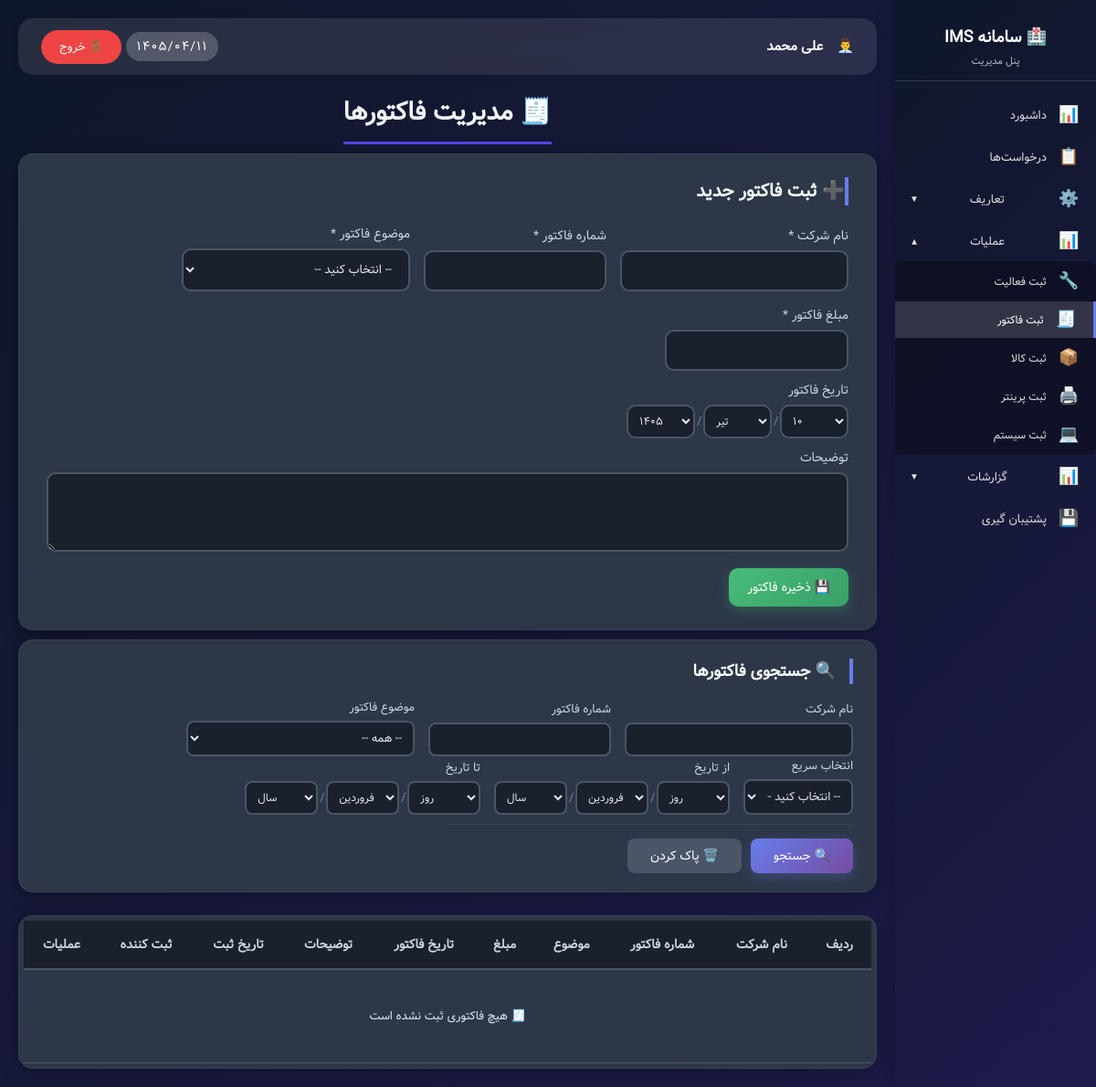
Before: /admin_invoices.php (signed in) with the older database file.
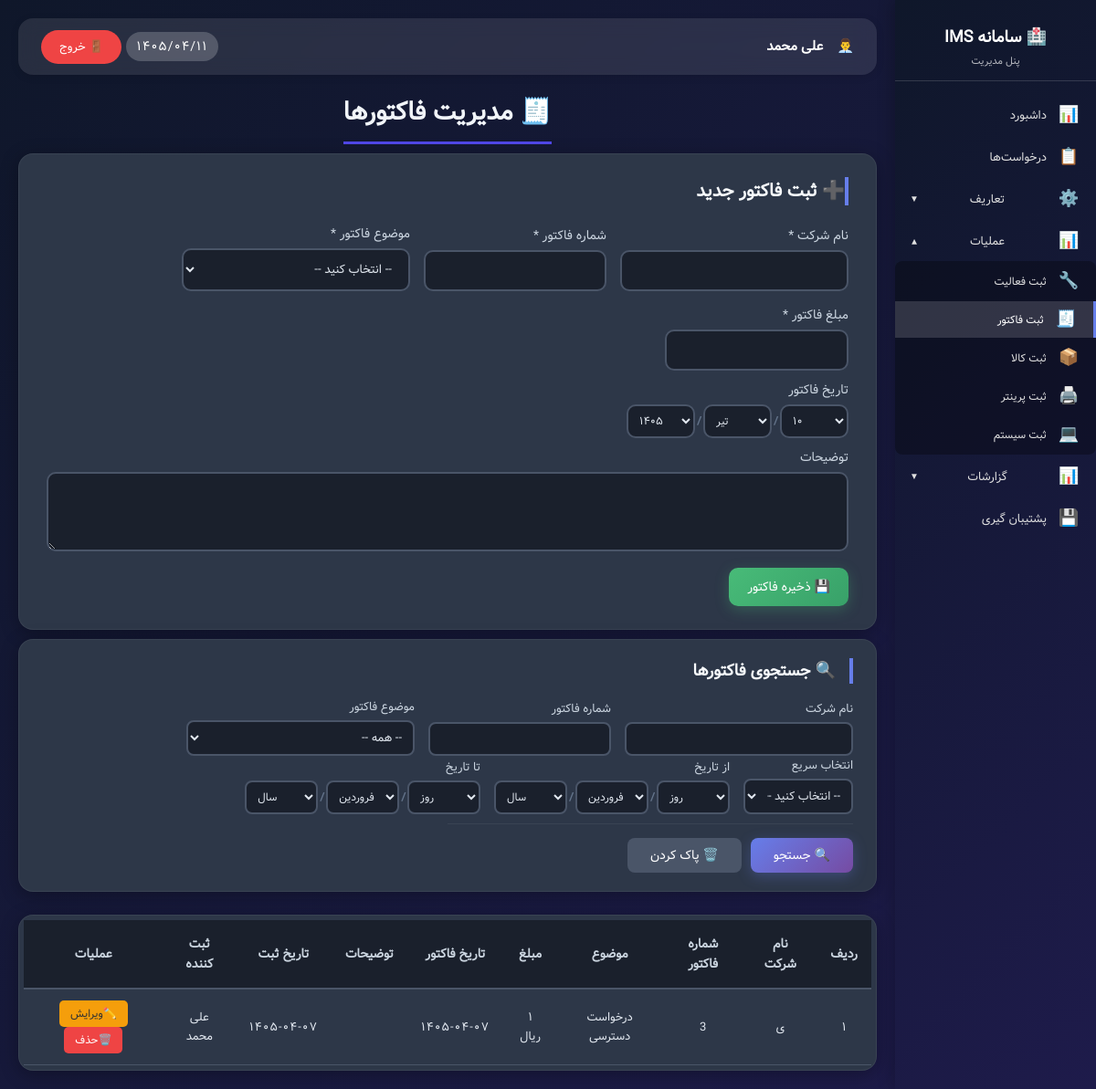
After: the same page with the newer database file.
### tables this page shows
CREATE TABLE `invoices` (
  `id` int NOT NULL AUTO_INCREMENT,
  `company_name` varchar(255) NOT NULL,
  `invoice_number` varchar(100) NOT NULL,
  `subject` varchar(255) DEFAULT NULL,
  `amount` bigint DEFAULT NULL,
  `invoice_date` date DEFAULT NULL,
  `description` text,
  `created_at` date NOT NULL,
  `created_by` int DEFAULT NULL,
  PRIMARY KEY (`id`)
);

CREATE TABLE `users` (
  `id` int NOT NULL AUTO_INCREMENT,
  `username` varchar(50) NOT NULL,
  `password` varchar(255) NOT NULL,
  `fullname` varchar(100) NOT NULL,
  `role` enum('admin','user') DEFAULT 'user',
  `created_at` varchar(50) DEFAULT NULL,
  PRIMARY KEY (`id`),
  UNIQUE KEY `username` (`username`)
);

### functions.php (called while the page is built, shortened)
<?php
function hasPermission($permission_key) {
    if (isset($_SESSION['user_id']) && $_SESSION['user_id'] == 1) {
        return true;
    }
    return true;
}
function canEditInvoices() { return hasPermission('invoices_edit'); }
function canDeleteInvoices() { return hasPermission('invoices_delete'); }
?>

### assets/jdf.php (called while the page is built, shortened)
<?php
function gregorian_to_jalali($g_y, $g_m, $g_d)
{
    $g_days_in_month = array(31, 28, 31, 30, 31, 30, 31, 31, 30, 31, 30, 31);
    $j_days_in_month = array(31, 31, 31, 31, 31, 31, 30, 30, 30, 30, 30, 29);
    $gy = $g_y - 1600;
    $gm = $g_m - 1;
    $gd = $g_d - 1;
    $g_day_no = 365 * $gy + floor(($gy + 3) / 4) - floor(($gy + 99) / 100) + floor(($gy + 399) / 400);
    for ($i = 0; $i < $gm; ++$i)
        $g_day_no += $g_days_in_month[$i];
    $g_day_no += $gd;
    $j_day_no = $g_day_no - 79;
    $j_np = floor($j_day_no / 12053);
    $j_day_no %= 12053;
    $jy = 979 + 33 * $j_np + 4 * floor($j_day_no / 1461);
    $j_day_no %= 1461;
    if ($j_day_no >= 366) {
        $jy += floor(($j_day_no - 1) / 365);
        $j_day_no = ($j_day_no - 1) % 365;
    }
    for ($i = 0; $i < 11 && $j_day_no >= $j_days_in_month[$i]; ++$i)
        $j_day_no -= $j_days_in_month[$i];
    $jm = $i + 1;
    $jd = $j_day_no + 1;
    return array($jy, $jm, $jd);
}
function fa_number($number) {
    $persian = ['۰', '۱', '۲', '۳', '۴', '۵', '۶', '۷', '۸', '۹'];
    $english = ['0', '1', '2', '3', '4', '5', '6', '7', '8', '9'];
    return str_replace($english, $persian, $number);
}
?>

### admin_invoices.php (the view, shortened to what the changed rows need)
<?php
require_once 'config/config.php';
require_once 'assets/jdf.php';
require_once 'functions.php';
$db = getDB();
$where = [];
$params = [];
$whereClause = empty($where) ? '' : 'WHERE ' . implode(' AND ', $where);
$invoices = $db->prepare("
    SELECT i.*, u.fullname as creator_name
    FROM invoices i
    LEFT JOIN users u ON i.created_by = u.id
    $whereClause
    ORDER BY i.id DESC
");
$invoices->execute($params);
$invoices = $invoices->fetchAll();
foreach ($invoices as $key => $invoice) {
    if (!empty($invoice['invoice_date']) && $invoice['invoice_date'] != '0000-00-00') {
        $parts = explode('-', $invoice['invoice_date']);
        if (count($parts) == 3) {
            list($jy, $jm, $jd) = gregorian_to_jalali($parts[0], $parts[1], $parts[2]);
            $invoices[$key]['invoice_date_jalali'] = sprintf("%04d-%02d-%02d", $jy, $jm, $jd);
            $invoices[$key]['invoice_date_year'] = $jy;
            $invoices[$key]['invoice_date_month'] = $jm;
            $invoices[$key]['invoice_date_day'] = $jd;
        }
    } else {
        $invoices[$key]['invoice_date_jalali'] = '-';
    }
}
?>
<!DOCTYPE html>
<html lang="fa" dir="rtl">
<head>
</head>
<body>
<div class="admin-wrapper">
    <?php include 'sidebar.php'; ?>
    <div class="main-content">
        <div class="main-title">
            <h1>🧾 مدیریت فاکتورها</h1>
        </div>
        <?php if (canEditInvoices()): ?>
            <div class="add-card">
                <h2>➕ ثبت فاکتور جدید</h2>
            </div>
        <?php endif; ?>
        <div class="search-card">
            <h2>🔍 جستجوی فاکتورها</h2>
        </div>
        <div class="invoices-table data-table">
            <table>
                <thead>
                <tr>
                    <th>ردیف</th>
                    <th>نام شرکت</th>
                    <th>شماره فاکتور</th>
                    <th>موضوع</th>
                    <th>مبلغ</th>
                    <th>تاریخ فاکتور</th>
                    <th>توضیحات</th>
                    <th>تاریخ ثبت</th>
                    <th>ثبت کننده</th>
                    <th>عملیات</th>
                </tr>
                </thead>
                <tbody>
                <?php if (empty($invoices)): ?>
                    <tr><td colspan="10" style="text-align: center; padding: 40px;">🧾 هیچ فاکتوری ثبت نشده است</td></tr>
                <?php else: ?>
                    <?php $row_num = 1; foreach ($invoices as $invoice): ?>
                        <tr id="invoice_<?php echo $invoice['id']; ?>">
                            <td><?php echo fa_number($row_num); ?></td>
                            <td><?php echo htmlspecialchars($invoice['company_name']); ?></td>
                            <td><?php echo htmlspecialchars($invoice['invoice_number']); ?></td>
                            <td><?php echo htmlspecialchars($invoice['subject'] ?? '-'); ?></td>
                            <td><?php echo fa_number(number_format($invoice['amount'], 0)) . ' ریال'; ?></td>
                            <td class="date"><?php echo fa_number($invoice['invoice_date_jalali'] ?? $invoice['invoice_date'] ?? '-'); ?></td>
                            <td class="description-cell"><?php echo nl2br(htmlspecialchars($invoice['description'] ?? '-')); ?></td>
                            <td class="date"><?php echo fa_number(htmlspecialchars($invoice['created_at'])); ?></td>
                            <td><?php echo htmlspecialchars($invoice['creator_name'] ?? '-'); ?></td>
                            <td class="action-buttons">
                                <?php if (canEditInvoices()): ?>
                                    <button class="edit-btn" onclick='openEditModal(<?php echo json_encode($invoice); ?>)'>✏️ویرایش</button>
                                <?php endif; ?>
                                <?php if (canDeleteInvoices()): ?>
                                    <button class="delete-btn" onclick="confirmDelete(<?php echo $invoice['id']; ?>, '<?php echo htmlspecialchars($invoice['company_name']); ?>')">🗑️حذف</button>
                                <?php endif; ?>
                            </td>
                        </tr>
                        <?php $row_num++; ?>
                    <?php endforeach; ?>
                <?php endif; ?>
                </tbody>
            </table>
        </div>
    </div>
</div>
</body>
</html>

Changed rows visible on the page:
added invoices: row_num "۱", company_name "ی", invoice_number "3", subject "درخواست دسترسی", amount "۱", created_at "۱۴۰۵-۰۴-۰۷", users.fullname "علی محمد"
Other visible differences:
text no longer shown: "🧾 هیچ فاکتوری ثبت نشده است"
